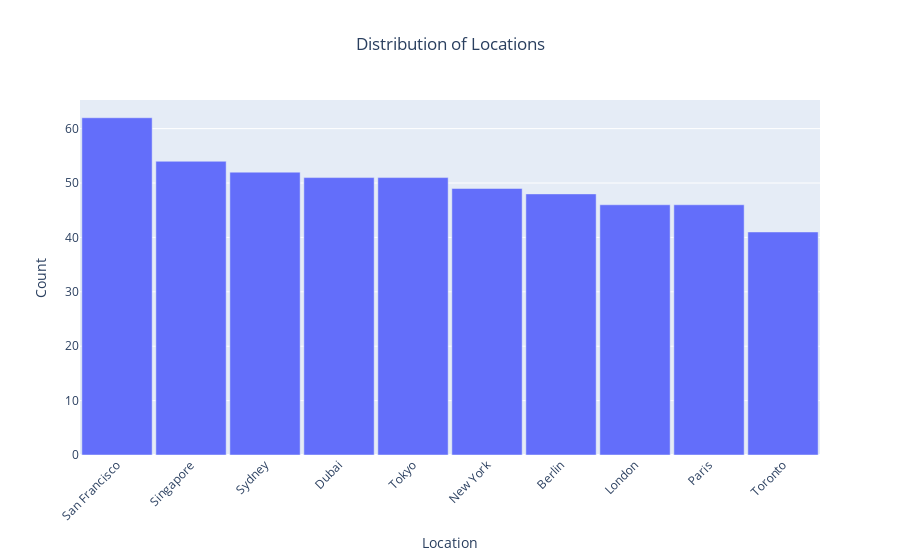

Notebook cell for this chart:
### Code cell
# Count occurrences of each location
value_counts = df['Location'].value_counts().reset_index()
value_counts.columns = ['Location', 'Count']

# Create a bar chart
fig = px.bar(
    value_counts,
    x='Location',
    y='Count',
    title='Distribution of Locations',
    labels={'Count': 'Count', 'Location': 'Location'}
)

# Update layout for thinner and closer bars
fig.update_layout(
    xaxis_title='Location',
    yaxis_title='Count',
    title_x=0.5,  # Center the title
    xaxis=dict(
        tickangle=-45  # Rotate x-axis labels for better readability
    ),
    bargap=0.05,  # Make bars closer together
    bargroupgap=0.0  # Minimize gaps between groups
)

# Show the plot
fig.show()

### Figure 1 — Plotly figure (JSON) as saved in the notebook; plotly's stock layout.template omitted (floating-point values rounded to 4 significant figures)
{"data": [{"alignmentgroup": "True", "hovertemplate": "Location=%{x}<br>Count=%{y}<extra></extra>", "legendgroup": "", "marker": {"color": "#636efa", "pattern": {"shape": ""}}, "name": "", "offsetgroup": "", "orientation": "v", "showlegend": false, "textposition": "auto", "type": "bar", "x": ["San Francisco", "Singapore", "Sydney", "Dubai", "Tokyo", "New York", "Berlin", "London", "Paris", "Toronto"], "xaxis": "x", "y": [62, 54, 52, 51, 51, 49, 48, 46, 46, 41], "yaxis": "y"}], "layout": {"bargap": 0.05, "bargroupgap": 0, "barmode": "relative", "legend": {"tracegroupgap": 0}, "title": {"text": "Distribution of Locations", "x": 0.5}, "xaxis": {"anchor": "y", "domain": [0, 1], "tickangle": -45, "title": {"text": "Location"}}, "yaxis": {"anchor": "x", "domain": [0, 1], "title": {"text": "Count"}}}}
